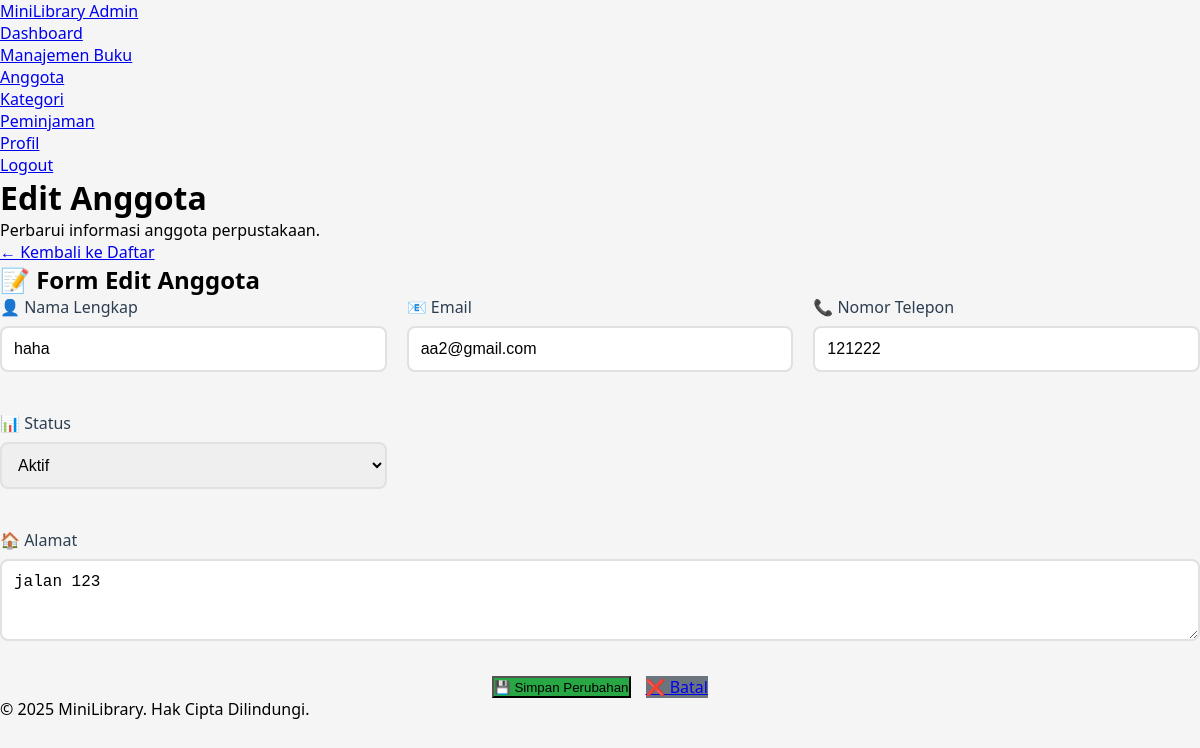
Page /admin/edit_anggota.php?id=5 (signed in) on the committed database.
### tables this page shows
CREATE TABLE `anggota` (
  `id` int(11) NOT NULL,
  `nama` varchar(100) NOT NULL,
  `alamat` text NOT NULL,
  `foto_profil` varchar(255) DEFAULT NULL,
  `telepon` varchar(15) NOT NULL,
  `email` varchar(100) NOT NULL,
  `status` enum('Aktif','Non Aktif') DEFAULT 'Aktif',
  `created_at` timestamp NOT NULL DEFAULT current_timestamp(),
  `password` varchar(255) NOT NULL,
  `tanggal_daftar` datetime DEFAULT current_timestamp(),
  `foto` varchar(255) DEFAULT NULL,
  `terakhir_login` datetime DEFAULT NULL
);

### admin/edit_anggota.php (the view, shortened to what this page needs)
<?php
include '../koneksi/koneksi.php';
$id = (int)$_GET['id'];
$query = "SELECT * FROM anggota WHERE id = $id";
$result = mysqli_query($koneksi, $query);
$anggota = mysqli_fetch_assoc($result);
?>
<!DOCTYPE html>
<html>
<head>
    <link rel="stylesheet" href="assets/style.css">
</head>
<body>
<nav class="navbar">
    <div class="navbar-container">
        <a href="dashboard.php" class="navbar-brand">MiniLibrary Admin</a>
        <ul class="navbar-nav">
            <li class="nav-item"><a href="dashboard.php" class="nav-link">Dashboard</a></li>
            <li class="nav-item"><a href="manajemen.php" class="nav-link">Manajemen Buku</a></li>
            <li class="nav-item"><a href="anggota.php" class="nav-link active">Anggota</a></li>
            <li class="nav-item"><a href="kategori.php" class="nav-link">Kategori</a></li>
            <li class="nav-item"><a href="peminjaman.php" class="nav-link">Peminjaman</a></li>
            <li class="nav-item"><a href="profil_admin.php" class="nav-link">Profil</a></li>
            <li class="nav-item"><a href="logout.php" class="nav-link">Logout</a></li>
        </ul>
    </div>
</nav>
<div class="container">
    <div class="welcome-section">
        <div class="welcome-text">
            <h1>Edit Anggota</h1>
            <p>Perbarui informasi anggota perpustakaan.</p>
            <a href="anggota.php" class="btn">← Kembali ke Daftar</a>
        </div>
    </div>
    <div class="content-section">
        <div class="section-header">
            <h2>📝 Form Edit Anggota</h2>
        </div>
        <form method="POST" action="">
            <div style="display: grid; grid-template-columns: repeat(auto-fit, minmax(300px, 1fr)); gap: 20px; margin-bottom: 20px;">
                <div class="form-group">
                    <label>👤 Nama Lengkap</label>
                    <input type="text" name="nama" class="form-control" value="<?php echo htmlspecialchars($anggota['nama']); ?>" required>
                </div>
                <div class="form-group">
                    <label>📧 Email</label>
                    <input type="email" name="email" class="form-control" value="<?php echo htmlspecialchars($anggota['email']); ?>" required>
                </div>
                <div class="form-group">
                    <label>📞 Nomor Telepon</label>
                    <input type="text" name="telepon" class="form-control" value="<?php echo htmlspecialchars($anggota['telepon']); ?>" required>
                </div>
                <div class="form-group">
                    <label>📊 Status</label>
                    <select name="status" class="form-control" required>
                        <option value="Aktif" <?php echo ($anggota['status'] == 'Aktif') ? 'selected' : ''; ?>>Aktif</option>
                    </select>
                </div>
            </div>
            <div class="form-group">
                <label>🏠 Alamat</label>
                <textarea name="alamat" class="form-control" rows="3" required><?php echo htmlspecialchars($anggota['alamat']); ?></textarea>
            </div>
            <div style="display: flex; gap: 15px; justify-content: center; margin-top: 30px;">
                <button type="submit" class="btn" style="background: #28a745;">💾 Simpan Perubahan</button>
                <a href="anggota.php" class="btn" style="background: #6c757d;">❌ Batal</a>
            </div>
        </form>
    </div>
</div>
<div class="footer">
    <p>&copy; <?php echo date('Y'); ?> MiniLibrary. Hak Cipta Dilindungi.</p>
</div>
</body>
</html>

### assets/style.css (style rules this page uses)
* { margin: 0; padding: 0; box-sizing: border-box; }
body { font-family: "Segoe UI", Tahoma, Geneva, Verdana, sans-serif; background-color: #f5f5f5; }
.form-group { margin-bottom: 20px; }
.form-group label { display: block; margin-bottom: 8px; font-weight: 500; color: #2c3e50; }
.form-group input, .form-group textarea, .form-group select { width: 100%; padding: 12px; border: 2px solid #e1e1e1; border-radius: 8px; font-size: 16px; transition: border-color 0.3s; }
.form-group textarea { resize: vertical; min-height: 80px; }

### rows in the picture
anggota: nama "haha", email "aa2@gmail.com", telepon "121222", status "Aktif", alamat "jalan 123"
